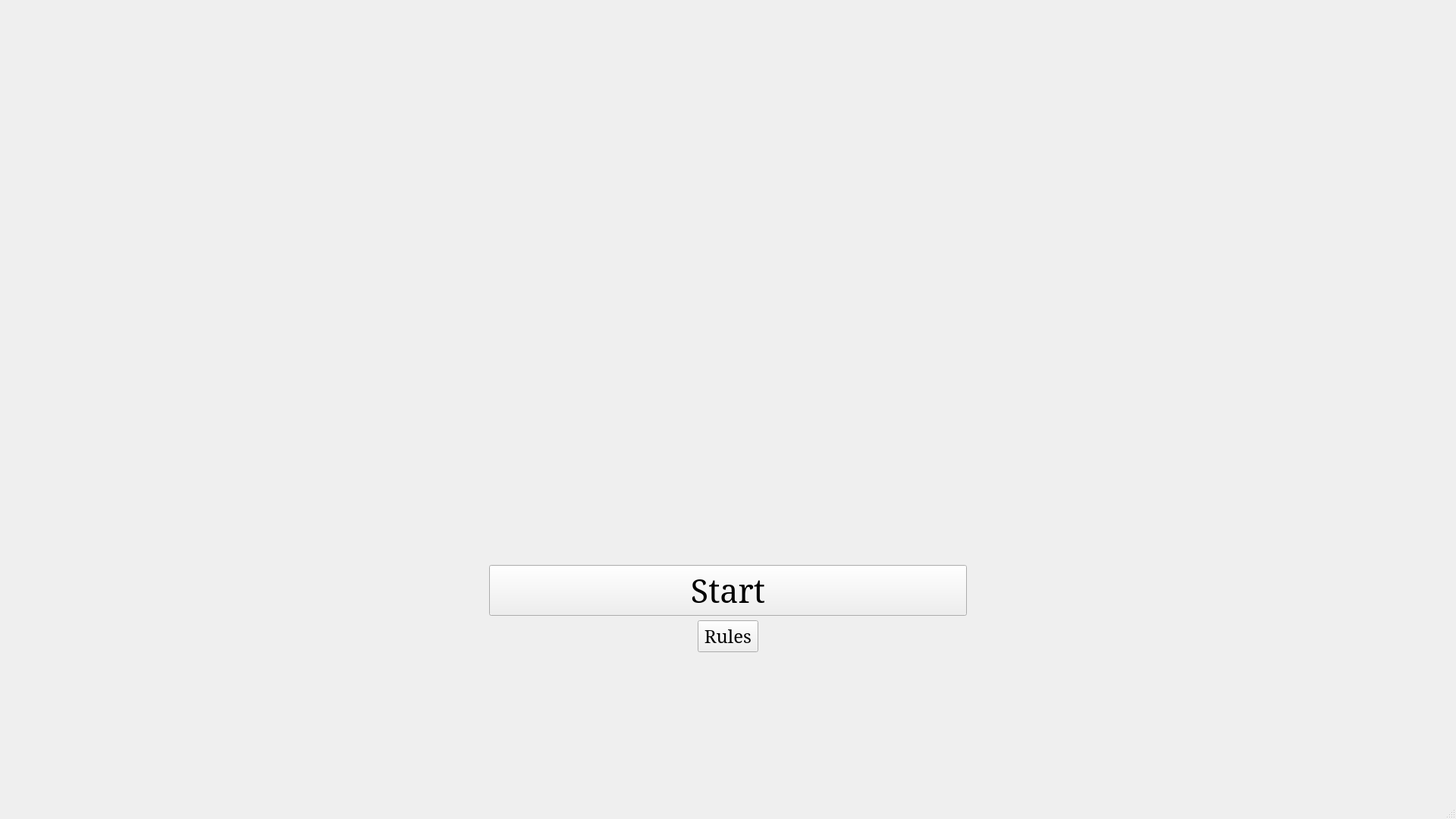
<?xml version="1.0" encoding="UTF-8"?>
<ui version="4.0">
 <class>MainWindow</class>
 <widget class="QMainWindow" name="MainWindow">
  <property name="geometry">
   <rect>
    <x>0</x>
    <y>0</y>
    <width>1920</width>
    <height>1080</height>
   </rect>
  </property>
  <property name="windowTitle">
   <string notr="true">Time Bomb</string>
  </property>
  <property name="styleSheet">
   <string notr="true"/>
  </property>
  <property name="documentMode">
   <bool>true</bool>
  </property>
  <property name="tabShape">
   <enum>QTabWidget::Triangular</enum>
  </property>
  <widget class="QWidget" name="centralwidget">
   <property name="styleSheet">
    <string notr="true"/>
   </property>
   <layout class="QVBoxLayout" name="verticalLayout">
    <item>
     <layout class="QVBoxLayout" name="verticalLayout_2">
      <property name="sizeConstraint">
       <enum>QLayout::SetMinimumSize</enum>
      </property>
      <item>
       <spacer name="verticalSpacer_2">
        <property name="orientation">
         <enum>Qt::Vertical</enum>
        </property>
        <property name="sizeHint" stdset="0">
         <size>
          <width>20</width>
          <height>40</height>
         </size>
        </property>
       </spacer>
      </item>
      <item>
       <widget class="QLabel" name="Game_Title">
        <property name="minimumSize">
         <size>
          <width>0</width>
          <height>0</height>
         </size>
        </property>
        <property name="maximumSize">
         <size>
          <width>16777215</width>
          <height>546787</height>
         </size>
        </property>
        <property name="palette">
         <palette>
          <active/>
          <inactive/>
          <disabled/>
         </palette>
        </property>
        <property name="font">
         <font>
          <family>Dyuthi</family>
          <pointsize>67</pointsize>
          <weight>75</weight>
          <bold>true</bold>
         </font>
        </property>
        <property name="focusPolicy">
         <enum>Qt::NoFocus</enum>
        </property>
        <property name="acceptDrops">
         <bool>false</bool>
        </property>
        <property name="styleSheet">
         <string notr="true"/>
        </property>
        <property name="text">
         <string>&lt;html&gt;&lt;head/&gt;&lt;body&gt;&lt;p&gt;&lt;img src=&quot;:/resources/TBLogo.png&quot;/&gt;&lt;/p&gt;&lt;/body&gt;&lt;/html&gt;</string>
        </property>
        <property name="textFormat">
         <enum>Qt::RichText</enum>
        </property>
        <property name="scaledContents">
         <bool>false</bool>
        </property>
        <property name="alignment">
         <set>Qt::AlignCenter</set>
        </property>
       </widget>
      </item>
      <item>
       <spacer name="verticalSpacer_4">
        <property name="orientation">
         <enum>Qt::Vertical</enum>
        </property>
        <property name="sizeHint" stdset="0">
         <size>
          <width>20</width>
          <height>40</height>
         </size>
        </property>
       </spacer>
      </item>
      <item>
       <layout class="QGridLayout" name="gridLayout_2">
        <item row="1" column="1">
         <widget class="QPushButton" name="Start_b">
          <property name="sizePolicy">
           <sizepolicy hsizetype="Expanding" vsizetype="Fixed">
            <horstretch>0</horstretch>
            <verstretch>0</verstretch>
           </sizepolicy>
          </property>
          <property name="font">
           <font>
            <family>Noto Serif</family>
            <pointsize>32</pointsize>
           </font>
          </property>
          <property name="text">
           <string>Start</string>
          </property>
         </widget>
        </item>
        <item row="4" column="1">
         <spacer name="verticalSpacer_3">
          <property name="orientation">
           <enum>Qt::Vertical</enum>
          </property>
          <property name="sizeHint" stdset="0">
           <size>
            <width>20</width>
            <height>40</height>
           </size>
          </property>
         </spacer>
        </item>
        <item row="2" column="1" alignment="Qt::AlignHCenter">
         <widget class="QPushButton" name="Rules_b">
          <property name="sizePolicy">
           <sizepolicy hsizetype="Fixed" vsizetype="Fixed">
            <horstretch>0</horstretch>
            <verstretch>0</verstretch>
           </sizepolicy>
          </property>
          <property name="font">
           <font>
            <family>Noto Serif</family>
            <pointsize>18</pointsize>
           </font>
          </property>
          <property name="text">
           <string>Rules</string>
          </property>
         </widget>
        </item>
        <item row="6" column="0">
         <layout class="QHBoxLayout" name="horizontalLayout">
          <item>
           <widget class="QPushButton" name="Exit">
            <property name="maximumSize">
             <size>
              <width>16777215</width>
              <height>16777215</height>
             </size>
            </property>
            <property name="font">
             <font>
              <family>Noto Serif</family>
              <pointsize>14</pointsize>
             </font>
            </property>
            <property name="text">
             <string/>
            </property>
            <property name="icon">
             <iconset resource="Buttons.qrc">
              <normaloff>:/resources/Buttons/cancel.svg</normaloff>
              <normalon>:/resources/Buttons/cancel.svg</normalon>:/resources/Buttons/cancel.svg</iconset>
            </property>
            <property name="iconSize">
             <size>
              <width>64</width>
              <height>64</height>
             </size>
            </property>
            <property name="flat">
             <bool>true</bool>
            </property>
           </widget>
          </item>
          <item>
           <spacer name="horizontalSpacer">
            <property name="orientation">
             <enum>Qt::Horizontal</enum>
            </property>
            <property name="sizeHint" stdset="0">
             <size>
              <width>37</width>
              <height>17</height>
             </size>
            </property>
           </spacer>
          </item>
         </layout>
        </item>
        <item row="3" column="1">
         <spacer name="verticalSpacer_6">
          <property name="orientation">
           <enum>Qt::Vertical</enum>
          </property>
          <property name="sizeHint" stdset="0">
           <size>
            <width>20</width>
            <height>40</height>
           </size>
          </property>
         </spacer>
        </item>
        <item row="6" column="2">
         <layout class="QHBoxLayout" name="horizontalLayout_2">
          <item>
           <spacer name="horizontalSpacer_2">
            <property name="orientation">
             <enum>Qt::Horizontal</enum>
            </property>
            <property name="sizeHint" stdset="0">
             <size>
              <width>40</width>
              <height>20</height>
             </size>
            </property>
           </spacer>
          </item>
          <item>
           <widget class="QPushButton" name="Settings_b">
            <property name="maximumSize">
             <size>
              <width>16777215</width>
              <height>16777215</height>
             </size>
            </property>
            <property name="font">
             <font>
              <family>Noto Serif</family>
              <pointsize>14</pointsize>
             </font>
            </property>
            <property name="text">
             <string/>
            </property>
            <property name="icon">
             <iconset resource="Buttons.qrc">
              <normaloff>:/resources/Buttons/cogwheels.svg</normaloff>:/resources/Buttons/cogwheels.svg</iconset>
            </property>
            <property name="iconSize">
             <size>
              <width>64</width>
              <height>64</height>
             </size>
            </property>
            <property name="flat">
             <bool>true</bool>
            </property>
           </widget>
          </item>
         </layout>
        </item>
        <item row="5" column="1">
         <spacer name="verticalSpacer_5">
          <property name="orientation">
           <enum>Qt::Vertical</enum>
          </property>
          <property name="sizeHint" stdset="0">
           <size>
            <width>20</width>
            <height>40</height>
           </size>
          </property>
         </spacer>
        </item>
       </layout>
      </item>
     </layout>
    </item>
   </layout>
  </widget>
  <widget class="QMenuBar" name="menubar">
   <property name="geometry">
    <rect>
     <x>0</x>
     <y>0</y>
     <width>1920</width>
     <height>19</height>
    </rect>
   </property>
  </widget>
  <widget class="QStatusBar" name="statusbar"/>
 </widget>
 <resources>
  <include location="Buttons.qrc"/>
 </resources>
 <connections/>
</ui>
